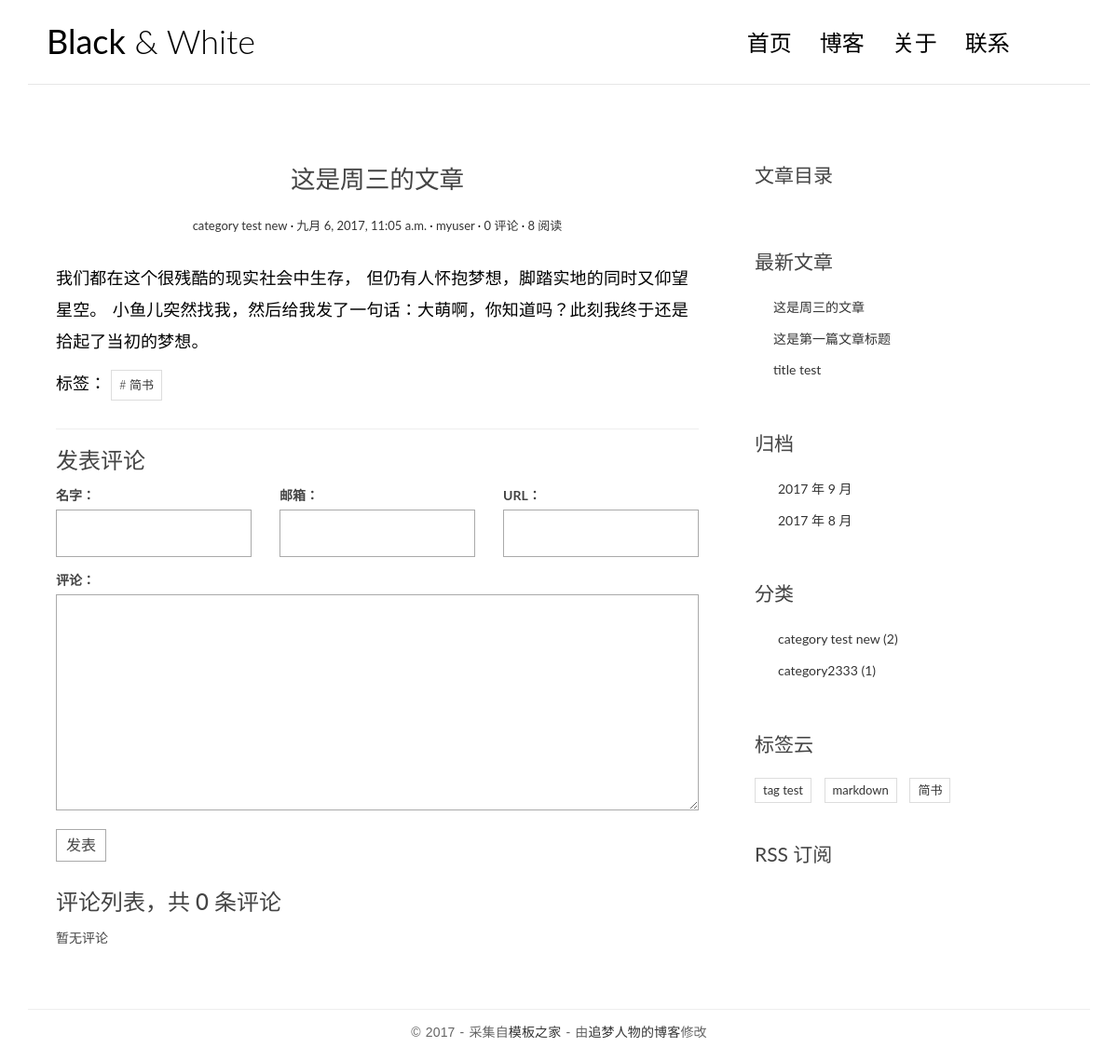
Screenshot of /post/3/ with the database file from the repository.
### blog/models.py (models this page shows, shortened)
@python_2_unicode_compatible
class Post(models.Model):
    title = models.CharField(max_length=70)
    body = models.TextField()
    created_time = models.DateTimeField()
    modified_time = models.DateTimeField()
    excerpt = models.CharField(max_length=200, blank=True)
    views = models.PositiveIntegerField(default=0)
    category = models.ForeignKey(Category)
    tags = models.ManyToManyField(Tag, blank=True)
    author = models.ForeignKey(User)
    def get_absolute_url(self):
        return reverse('blog:detail', kwargs={'pk': self.pk})
    class Meta:
        ordering = ['-created_time']
    def increase_views(self):
        self.views += 1
        self.save(update_fields=['views'])
    def save(self, *args, **kwargs):
        if not self.excerpt:
            md = markdown.Markdown(extensions=[
                'markdown.extensions.extra',
                'markdown.extensions.codehilite',
            ])
            self.excerpt = strip_tags(md.convert(self.body))[:54]
        super(Post, self).save(*args, **kwargs)

@python_2_unicode_compatible
class Category(models.Model):
    name = models.CharField(max_length=100)

@python_2_unicode_compatible
class Tag(models.Model):
    name = models.CharField(max_length=100)

### blog/views.py (the view)
# urls.py: url(r'^post/(?P<pk>[0-9]+)/$', views.PostDetailView.as_view(), name='detail'),
class PostDetailView(DetailView):
    model = Post
    template_name = 'blog/detail.html'
    context_object_name = 'post'
    def get(self, request, *args, **kwargs):
        response = super(PostDetailView, self).get(request, *args, **kwargs)
        self.object.increase_views()
        return response
    def get_object(self, queryset=None):
        post = super(PostDetailView, self).get_object(queryset=None)
        md = markdown.Markdown(extensions=[
            'markdown.extensions.extra',
            'markdown.extensions.codehilite',
            TocExtension(slugify=slugify),
        ])
        post.body = md.convert(post.body)
        post.toc = md.toc
        return post
    def get_context_data(self, **kwargs):
        context = super(PostDetailView, self).get_context_data(**kwargs)
        form = CommentForm()
        comment_list = self.object.comment_set.all()
        context.update({
            'form': form,
            'comment_list': comment_list
        })
        return context

### comments/forms.py
class CommentForm(forms.ModelForm):
    class Meta:
        model = Comment
        fields = ['name', 'email', 'url', 'text']

### blog/templatetags/blog_tags.py (called while the page is built)
@register.simple_tag
def get_recent_posts(num=5):
    return Post.objects.all()[:num]

@register.simple_tag
def archives():
    return Post.objects.dates('created_time', 'month', order='DESC')

@register.simple_tag
def get_categories():
    return Category.objects.annotate(num_posts=Count('post')).filter(num_posts__gt=0)

@register.simple_tag
def get_tags():
    return Tag.objects.annotate(num_posts=Count('post')).filter(num_posts__gt=0)

### templates/blog/detail.html (shortened to what this page needs)
{% extends 'base.html' %}
{% block main %}
    <article class="post post-{{ post.pk }}">
        <header class="entry-header">
            <h1 class="entry-title">{{ post.title }}</h1>
            <div class="entry-meta">
                <span class="post-category">
                    <a href="{% url 'blog:category' post.category.pk %}">{{ post.category.name }}</a></span>
                <span class="post-date"><a href="#"><time class="entry-date"
                                                          datetime="{{ post.created_time }}">{{ post.created_time }}</time></a></span>
                <span class="post-author"><a href="#">{{ post.author }}</a></span>
                <span class="comments-link">
                    <a href="{{ post.get_absolute_url }}#comment-area">{{ post.comment_set.count }} 评论</a></span>
                <span class="views-count"><a href="#">{{ post.views }} 阅读</a></span>
            </div>
        </header>
        <div class="entry-content clearfix">
            {{ post.body|safe }}
            <div class="widget-tag-cloud">
                <ul>
                    标签：
                    {% for tag in post.tags.all %}
                        <li><a href="{% url 'blog:tag' tag.pk %}"># {{ tag.name }}</a></li>
                    {% endfor %}
                </ul>
            </div>
        </div>
    </article>
    <section class="comment-area" id="comment-area">
        <hr>
        <h3>发表评论</h3>
        <form action="{% url 'comments:post_comment' post.pk %}" method="post" class="comment-form">
            <div class="row">
                <div class="col-md-4">
                    <label for="{{ form.name.id_for_label }}">名字：</label>
                    {{ form.name }}
                </div>
                <div class="col-md-4">
                    <label for="{{ form.email.id_for_label }}">邮箱：</label>
                    {{ form.email }}
                </div>
                <div class="col-md-4">
                    <label for="{{ form.url.id_for_label }}">URL：</label>
                    {{ form.url }}
                </div>
                <div class="col-md-12">
                    <label for="{{ form.text.id_for_label }}">评论：</label>
                    {{ form.text }}
                    <button type="submit" class="comment-btn">发表</button>
                </div>
            </div>
        </form>
        <div class="comment-list-panel">
            <h3>评论列表，共 <span>{{ post.comment_set.count }}</span> 条评论</h3>
            <ul class="comment-list list-unstyled">
                {% for comment in comment_list %}
                    <li class="comment-item">
                        <span class="nickname">{{ comment.name }}</span>
                        <time class="submit-date"
                              datetime="{{ comment.created_time }}">{{ comment.created_time }}</time>
                        <div class="text">
                            {{ comment.text }}
                        </div>
                    </li>
                {% empty %}
                    暂无评论
                {% endfor %}
            </ul>
        </div>
    </section>
{% endblock main %}
{% block toc %}
    <div class="widget widget-content">
        <h3 class="widget-title">文章目录</h3>
    </div>
{% endblock toc %}

### templates/base.html (shortened to what this page needs)
{% load staticfiles %}
{% load blog_tags %}
<!DOCTYPE html>
<html>
<head>
    <link rel="stylesheet" href="http://code.ionicframework.com/ionicons/2.0.1/css/ionicons.min.css">
    <link href="https://cdn.bootcss.com/bootstrap/3.3.7/css/bootstrap.min.css" rel="stylesheet">
    <link rel="stylesheet" href="{% static 'blog/css/pace.css' %}">
    <link rel="stylesheet" href="{% static 'blog/css/custom.css' %}">
    <link rel="stylesheet" href="{% static 'blog/css/highlights/github.css' %}">
</head>
<body>
<div class="container">
    <header id="site-header">
        <div class="row">
            <div class="col-md-4 col-sm-5 col-xs-8">
                <div class="logo">
                    <h1><a href="{% url 'blog:index' %}"><b>Black</b> &amp; White</a></h1>
                </div>
            </div>
            <div class="col-md-8 col-sm-7 col-xs-4">
                <nav class="main-nav" role="navigation">
                    <div class="collapse navbar-collapse" id="bs-example-navbar-collapse-1">
                        <ul class="nav navbar-nav navbar-right">
                            <li class="cl-effect-11"><a href="{% url 'blog:index' %}" data-hover="首页">首页</a></li>
                            <li class="cl-effect-11"><a href="#" data-hover="博客">博客</a></li>
                            <li class="cl-effect-11"><a href="#" data-hover="关于">关于</a></li>
                            <li class="cl-effect-11"><a href="#" data-hover="联系">联系</a></li>
                        </ul>
                    </div>
                </nav>
            </div>
        </div>
    </header>
</div>
<div class="content-body">
    <div class="container">
        <div class="row">
            <main class="col-md-8">
                {% block main %}
                {% endblock main %}
            </main>
            <aside class="col-md-4">
                {% block toc %}
                {% endblock toc %}
                <div class="widget widget-recent-posts">
                    <h3 class="widget-title">最新文章</h3>
                    {% get_recent_posts as recent_post_list %}
                    <ul>
                        {% for post in recent_post_list %}
                            <li>
                                <a href="{{ post.get_absolute_url }}">{{ post.title }}</a>
                            </li>
                        {% empty %}
                            暂无文章！
                        {% endfor %}
                    </ul>
                </div>
                <div class="widget widget-archives">
                    <h3 class="widget-title">归档</h3>
                    {% archives as date_list %}
                    <ul>
                        {% for date in date_list %}
                            <li>
                                <a href="{% url 'blog:archives' date.year date.month %}">{{ date.year }}
                                    年 {{ date.month }} 月</a>
                            </li>
                        {% empty %}
                            暂无归档！
                        {% endfor %}
                    </ul>
                </div>
                <div class="widget widget-category">
                    <h3 class="widget-title">分类</h3>
                    {% get_categories as category_list %}
                    <ul>
                        {% for category in category_list %}
                            <li>
                                <a href="{% url 'blog:category' category.pk %}">{{ category.name }} <span
                                        class="post-count">({{ category.num_posts }})</span></a>
                            </li>
                        {% empty %}
                            暂无分类！
                        {% endfor %}
                    </ul>
                </div>
                <div class="widget widget-tag-cloud">
                    <h3 class="widget-title">标签云</h3>
                    {% get_tags as tag_list %}
                    <ul>
                        {% for tag in tag_list %}
                            <li>
                                <a href="{% url 'blog:tag' tag.pk %}">{{ tag.name }}</a>
                            </li>
                        {% empty %}
                            暂无标签！
                        {% endfor %}
                    </ul>
                </div>
                <div class="rss">
                    <a href="{% url 'rss' %}"> RSS 订阅</a>
                </div>
            </aside>
        </div>
    </div>
</div>
<footer id="site-footer">
    <div class="container">
        <div class="row">
            <div class="col-md-12">
                <p class="copyright">&copy 2017 - 采集自<a href="http://www.cssmoban.com/"
                                                        target="_blank" title="模板之家">模板之家</a>
                    - 由<a href="http://zmrenwu.com/" title="网页模板" target="_blank">追梦人物的博客</a>修改
                </p>
            </div>
        </div>
    </div>
</footer>
</body>
</html>

### blog/static/blog/css/custom.css (style rules this page uses)
* { outline: none; }
h1, h2, h3, h4, h5, h6 { margin-top: 0; }
b { font-weight: 400; }
a { color: #333; }
body { color: #444; font-family: 'Lato', sans-serif; }
p { font-family: 'Ubuntu', sans-serif; font-weight: 400; word-spacing: 1px; letter-spacing: 0.01em; }
#site-header { background-color: #FFF; padding: 25px 20px; margin-bottom: 40px; border-bottom: 1px solid #e7e7e7; }
.logo h1 a { color: #000; }
.logo h1 { margin: 0; font-family: 'Lato', sans-serif; font-weight: 300; }
.main-nav { margin-top: 11px; max-width: 95%; }
.main-nav a { color: #000000 !important; padding: 0 0 5px 0 !important; margin-right: 30px; font-family: 'Lato', sans-serif; font-weight: 300; font-size: 24px; }
.cl-effect-11 a { padding: 10px 0; color: #0972b4; text-shadow: none; }
.cl-effect-11 a::before { position: absolute; top: 0; left: 0; overflow: hidden; padding: 0 0 5px 0 !important; max-width: 0; border-bottom: 1px solid #000; color: #000; content: attr(data-hover); white-space: nowrap; -webkit-transition: max-width 0.5s; -moz-transition: max-width 0.5s; transition: max-width 0.5s; }
.content-body { padding-bottom: 4em; }
.post { background: #fff; padding: 30px 30px 0; }
.entry-title { text-align: center; font-size: 1.9em; margin-bottom: 20px; line-height: 1.6; padding: 10px 20px 0; }
.entry-meta { text-align: center; color: #DDDDDD; font-size: 13px; margin-bottom: 30px; }
.entry-content { font-size: 18px; line-height: 1.9; font-weight: 300; color: #000; }
.post-category::after, .post-date::after, .post-author::after, .comments-link::after { content: ' ·'; color: #000; }
.widget { background: #fff; padding: 30px 0 0; }
.widget-title { font-size: 1.5em; margin-bottom: 20px; line-height: 1.6; padding: 10px 0 0; font-weight: 400; }
.widget-recent-posts ul { padding: 0; margin: 0; padding-left: 20px; }
.widget-recent-posts ul li { list-style-type: none; position: relative; line-height: 170%; margin-bottom: 10px; }
.widget-recent-posts ul li::before { content: '\f3d3'; font-family: "Ionicons"; position: absolute; left: -17px; top: 3px; font-size: 16px; color: #000; }
.widget-archives ul { padding: 0; margin: 0; padding-left: 25px; }
.widget-archives ul li { list-style-type: none; position: relative; line-height: 170%; margin-bottom: 10px; }
.widget-archives ul li::before { content: '\f3f3'; font-family: "Ionicons"; position: absolute; left: -25px; top: 1px; font-size: 16px; color: #000; }
.widget-category ul { padding: 0; margin: 0; padding-left: 25px; }
.widget-category ul li { list-style-type: none; position: relative; line-height: 170%; margin-bottom: 10px; }
.widget-category ul li::before { content: '\f3fe'; font-family: "Ionicons"; position: absolute; left: -25px; top: 1px; font-size: 18px; color: #000; }
.widget-tag-cloud ul { padding: 0; margin: 0; margin-right: -10px; }
.widget-tag-cloud ul li { list-style-type: none; font-size: 13px; display: inline-block; margin-right: 10px; margin-bottom: 10px; padding: 3px 8px; border: 1px solid #ddd; }
.rss { font-size: 21px; margin-top: 30px; }
.rss a { color: #444; }
#site-footer { padding-top: 10px; padding: 0 0 1.5em 0; }
.copyright { text-align: center; padding-top: 1em; margin: 0; border-top: 1px solid #eee; color: #666; }
.contact-form input, .comment-form input { border: 1px solid #aaa; margin-bottom: 15px; width: 100%; padding: 15px 15px; font-size: 16px; line-height: 100%; transition: 0.4s border-color linear; }
.contact-form textarea, .comment-form textarea { border: 1px solid #aaa; margin-bottom: 15px; width: 100%; padding: 15px 15px; font-size: 16px; line-height: 20px !important; min-height: 183px; transition: 0.4s border-color linear; }
.comment-area { padding: 0 30px 0; }
.comment-form { margin-top: 15px; }
.comment-form .comment-btn { background-color: #fff; border: 1px solid #aaa; font-size: 16px; padding: 5px 10px; }
.comment-list-panel { margin-top: 30px; }
.comment-list { margin-top: 15px; }

### rows the page displays
Post: title "这是周三的文章", category.name "category test new", created_time "九月 6, 2017, 11:05 a.m.", author "myuser", comment_set.count "0", views "8", body "我们都在这个很残酷的现实社会中生存， 但仍有人怀抱梦想，脚踏实地的同时又仰望星空。 小鱼儿突然找我，然后给我发了一句话：大萌啊，你知道吗？此刻我终于还是拾起了当初的梦想。"
Tag: name "简书"
Post: title "这是第一篇文章标题"
Post: title "title test"
Category: name "category test new", num_posts "2"
Category: name "category2333", num_posts "1"
Tag: name "tag test"
Tag: name "markdown"

### other values shown
{{ date.year }} "2017" "2017"
{{ date.month }} "9" "8"
